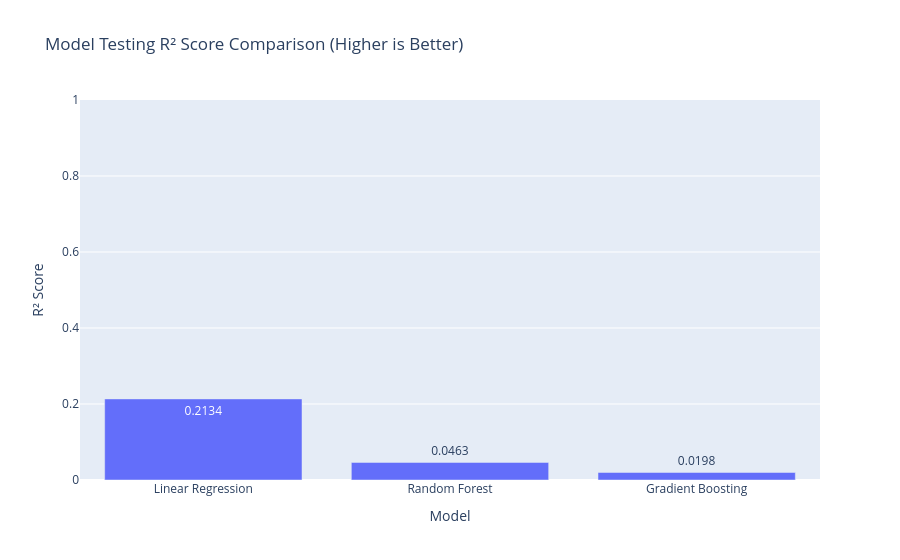
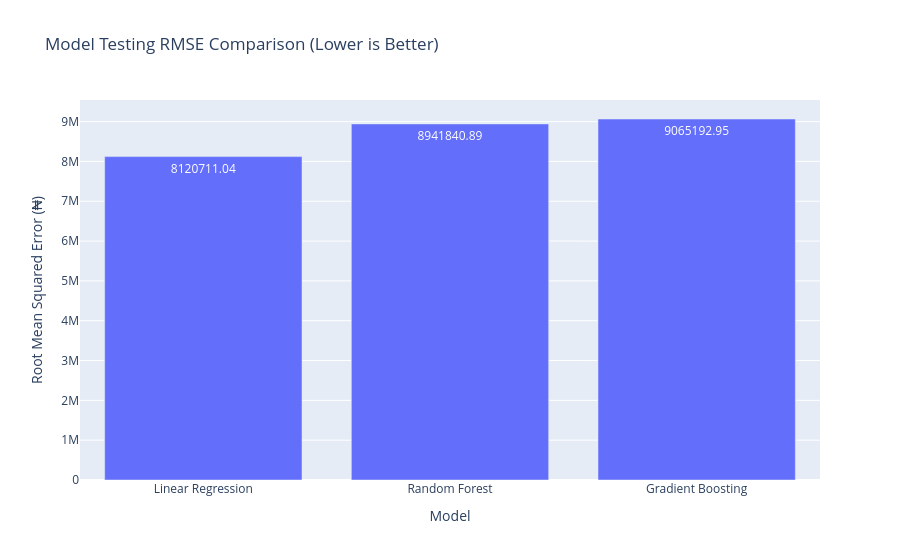
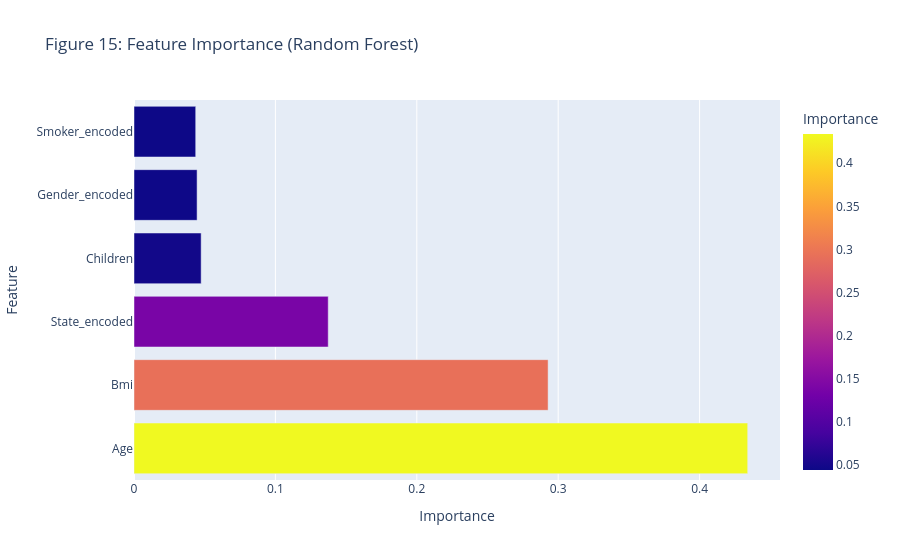

Notebook source saved alongside these figures, in order:
### Code cell
if __name__ == "__main__":
    main()

### Figure 1 — Plotly figure (JSON) as saved in the notebook; plotly's stock layout.template omitted (floating-point values rounded to 4 significant figures)
{"data": [{"hovertemplate": "Model=%{x}<br>R² Score=%{y}<extra></extra>", "legendgroup": "", "marker": {"color": "#636efa", "pattern": {"shape": ""}}, "name": "", "orientation": "v", "showlegend": false, "textposition": "auto", "texttemplate": "%{y:.4f}", "type": "bar", "x": ["Linear Regression", "Random Forest", "Gradient Boosting"], "xaxis": "x", "y": [0.2134, 0.0463, 0.01981], "yaxis": "y"}], "layout": {"barmode": "relative", "legend": {"tracegroupgap": 0}, "title": {"text": "Model Testing R² Score Comparison (Higher is Better)"}, "xaxis": {"anchor": "y", "domain": [0, 1], "title": {"text": "Model"}}, "yaxis": {"anchor": "x", "domain": [0, 1], "range": [0, 1], "title": {"text": "R² Score"}}}}

### Figure 2 — Plotly figure (JSON) as saved in the notebook; plotly's stock layout.template omitted (floating-point values rounded to 4 significant figures)
{"data": [{"hovertemplate": "Model=%{x}<br>Root Mean Squared Error (₦)=%{y}<extra></extra>", "legendgroup": "", "marker": {"color": "#636efa", "pattern": {"shape": ""}}, "name": "", "orientation": "v", "showlegend": false, "textposition": "auto", "texttemplate": "%{y:.2f}", "type": "bar", "x": ["Linear Regression", "Random Forest", "Gradient Boosting"], "xaxis": "x", "y": [8121000.0, 8942000.0, 9065000.0], "yaxis": "y"}], "layout": {"barmode": "relative", "legend": {"tracegroupgap": 0}, "title": {"text": "Model Testing RMSE Comparison (Lower is Better)"}, "xaxis": {"anchor": "y", "domain": [0, 1], "title": {"text": "Model"}}, "yaxis": {"anchor": "x", "domain": [0, 1], "title": {"text": "Root Mean Squared Error (₦)"}}}}

### Figure 3 — Plotly figure (JSON) as saved in the notebook; plotly's stock layout.template omitted (floating-point values rounded to 4 significant figures)
{"data": [{"hovertemplate": "Importance=%{marker.color}<br>Feature=%{y}<extra></extra>", "legendgroup": "", "marker": {"color": [0.434, 0.2929, 0.1374, 0.04749, 0.04462, 0.04364], "coloraxis": "coloraxis", "pattern": {"shape": ""}}, "name": "", "orientation": "h", "showlegend": false, "textposition": "auto", "type": "bar", "x": [0.434, 0.2929, 0.1374, 0.04749, 0.04462, 0.04364], "xaxis": "x", "y": ["Age", "Bmi", "State_encoded", "Children", "Gender_encoded", "Smoker_encoded"], "yaxis": "y"}], "layout": {"barmode": "relative", "coloraxis": {"colorbar": {"title": {"text": "Importance"}}, "colorscale": [[0, "#0d0887"], [0.1111, "#46039f"], [0.2222, "#7201a8"], [0.3333, "#9c179e"], [0.4444, "#bd3786"], [0.5556, "#d8576b"], [0.6667, "#ed7953"], [0.7778, "#fb9f3a"], [0.8889, "#fdca26"], [1, "#f0f921"]]}, "legend": {"tracegroupgap": 0}, "title": {"text": "Figure 15: Feature Importance (Random Forest)"}, "xaxis": {"anchor": "y", "domain": [0, 1], "title": {"text": "Importance"}}, "yaxis": {"anchor": "x", "domain": [0, 1], "title": {"text": "Feature"}}}}
